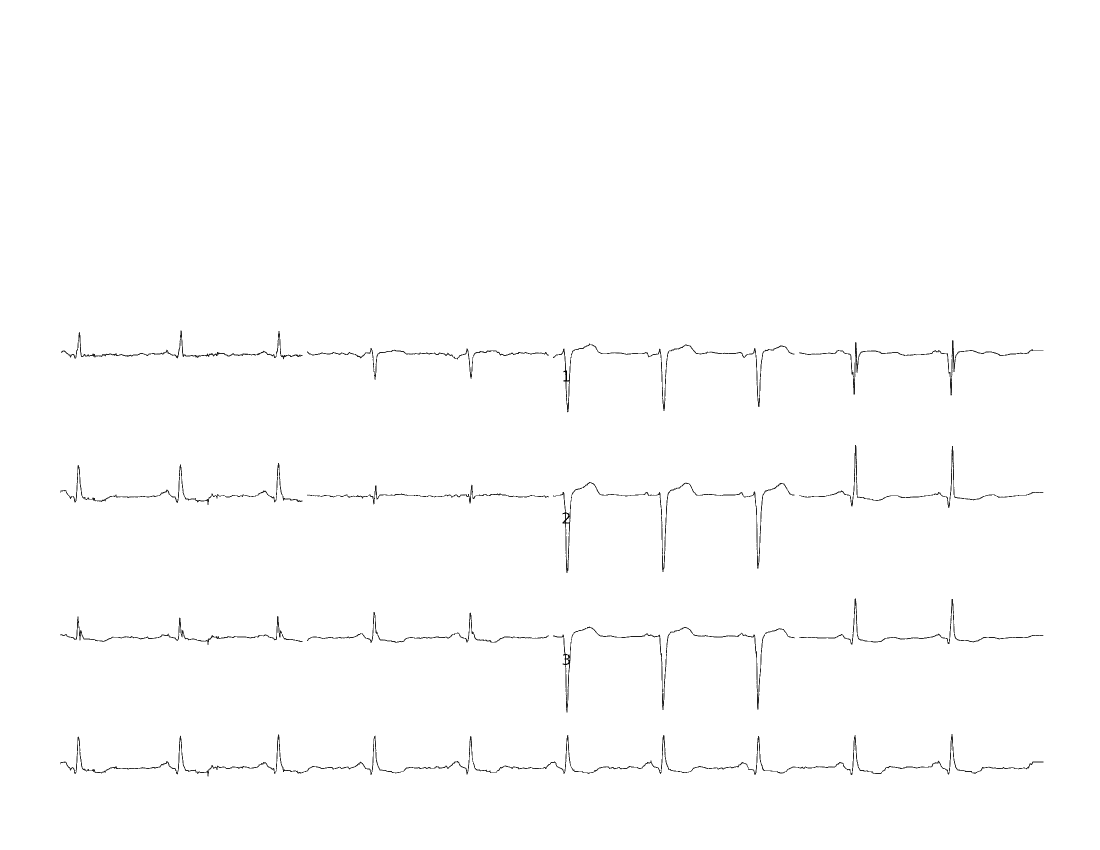
#> input picture outputs/clean.png, 2200 x 1700 px (shown at 1/2 size)
$ python trace.py
#> lines starting #> are read from the running program, lines starting #| are printed output that depends on the picture
import cv2, numpy as np, json, matplotlib.pyplot as plt

gray = cv2.imread("outputs/clean.png", cv2.IMREAD_GRAYSCALE)
#> gray is the input picture: shape (1700, 2200); min 0, max 255, mean 253.4
config = json.load(open("outputs/config.json"))
#> (reads outputs/config.json from the repository)

leads = config["leads"]
px_per_mm = config["px_per_mm"]

# from ECG standard: 25mm/s horizontal, 10mm/mV vertical
mv_per_px = 1.0 / (px_per_mm * 10)
sec_per_px = 1.0 / (px_per_mm * 25)


def trace_lead(lead_gray, baseline_local):
    """weighted center of mass — darker pixels count more"""
    weights = (255 - lead_gray).astype(float)
    weights[weights < 50] = 0  # ignore near-white
    rows = np.arange(lead_gray.shape[0])
    trace = np.zeros(lead_gray.shape[1])
    for col in range(lead_gray.shape[1]):
        wt = weights[:, col]
        s = wt.sum()
        trace[col] = np.dot(rows, wt) / s if s > 0 else baseline_local
    return trace


# trace all leads
all_signals = {}
for name, info in leads.items():
    lead_gray = gray[info["y1"]:info["y2"], info["x1"]:info["x2"]]
    bl = info["baseline"] - info["y1"]

    signal_y = trace_lead(lead_gray, bl)
    signal_mv = (bl - signal_y) * mv_per_px
    time_s = np.arange(len(signal_mv)) * sec_per_px

    all_signals[name] = {"mv": signal_mv, "time": time_s}
    print(f"  {name:>7}: {len(signal_mv)} samples, {time_s[-1]:.2f}s")
#> this loop made 13 passes
#|         I: 483 samples, 2.45s
#|       aVR: 483 samples, 2.45s
#|        V1: 483 samples, 2.45s
#|        V4: 489 samples, 2.48s
#|        II: 484 samples, 2.45s
#|       aVL: 483 samples, 2.45s
#|        V2: 483 samples, 2.45s
#|        V5: 489 samples, 2.48s
#> (further printed lines are left out)
#> pass 1, `lead_gray = gray[info["y1"]:info["y2"], info["x1"]:info["x2"]]`:
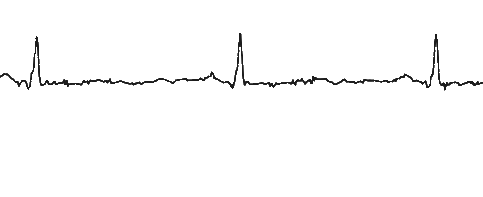
#> lead_gray: shape (197, 483); min 29, max 255, mean 251.1
#> pass 1, in trace_lead, `weights = (255 - lead_gray).astype(float)`:
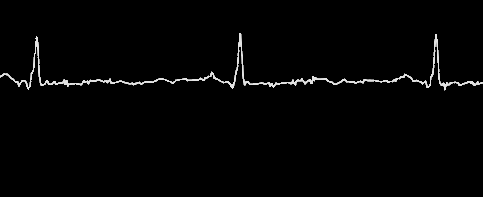
#> weights: shape (197, 483) float64; min 0, max 226, mean 3.9
#> after the loop:
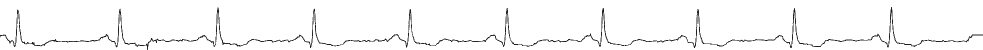
#> lead_gray: shape (99, 1966) (shown at 1/2 size); min 29, max 255, mean 247.8
#> after the loop, all_signals = 13 items

# save for step 9
np.savez("outputs/signals.npz",
         **{f"{n}_mv": s["mv"] for n, s in all_signals.items()},
         **{f"{n}_time": s["time"] for n, s in all_signals.items()})

# --- vis ---

display_order = ["I", "aVR", "II", "aVL", "III", "aVF",
                 "V1", "V4", "V2", "V5", "V3", "V6"]

# (a) trace overlay on cleaned leads
fig, axes = plt.subplots(6, 2, figsize=(18, 16))
for idx, name in enumerate(display_order):
    ax = axes[idx // 2, idx % 2]
    info = leads[name]
    lead_gray = gray[info["y1"]:info["y2"], info["x1"]:info["x2"]]
    bl = info["baseline"] - info["y1"]
    signal_y = trace_lead(lead_gray, bl)

    ax.imshow(lead_gray, cmap="gray")
    ax.plot(range(len(signal_y)), signal_y, color="green", lw=0.5)
    ax.set_title(name, fontweight="bold"); ax.axis("off")
#> this loop made 12 passes
#> pass 3, in trace_lead (call 16), `weights = (255 - lead_gray).astype(float)`:
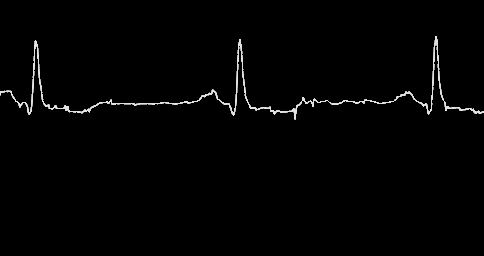
#> weights: shape (256, 484) float64; min 0, max 226, mean 3.1
#> after the loop:
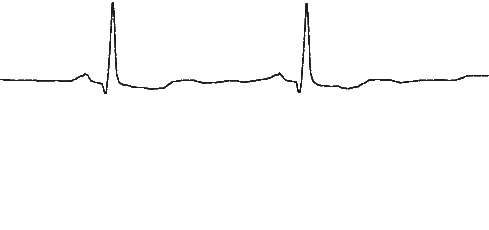
#> lead_gray: shape (230, 489); min 29, max 255, mean 252.2
fig.suptitle("Trace overlay (green)")
fig.savefig("outputs/step8a_trace_overlay.png", dpi=120); plt.close()
#> after `fig.savefig('outputs/step8a_trace_overlay.png', dpi=120)`:
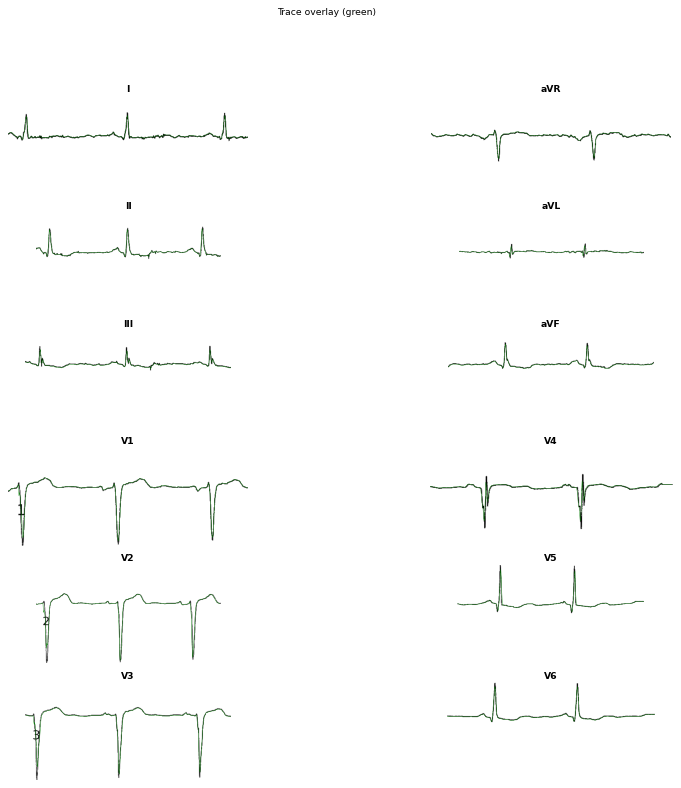
#> figure drawn by matplotlib, 12 panels

# (b) millivolt signals
fig, axes = plt.subplots(6, 2, figsize=(18, 16))
for idx, name in enumerate(display_order):
    ax = axes[idx // 2, idx % 2]
    sig = all_signals[name]
    ax.plot(sig["time"], sig["mv"], color="black", lw=0.5)
    ax.axhline(0, color="red", lw=0.5, ls="--")
    ax.set_title(name, fontweight="bold")
    ax.set_ylabel("mV"); ax.set_xlabel("s")
fig.suptitle("Extracted signals (mV)")
fig.savefig("outputs/step8b_signals_mv.png", dpi=120); plt.close()
#> after `fig.savefig('outputs/step8b_signals_mv.png', dpi=120)`:
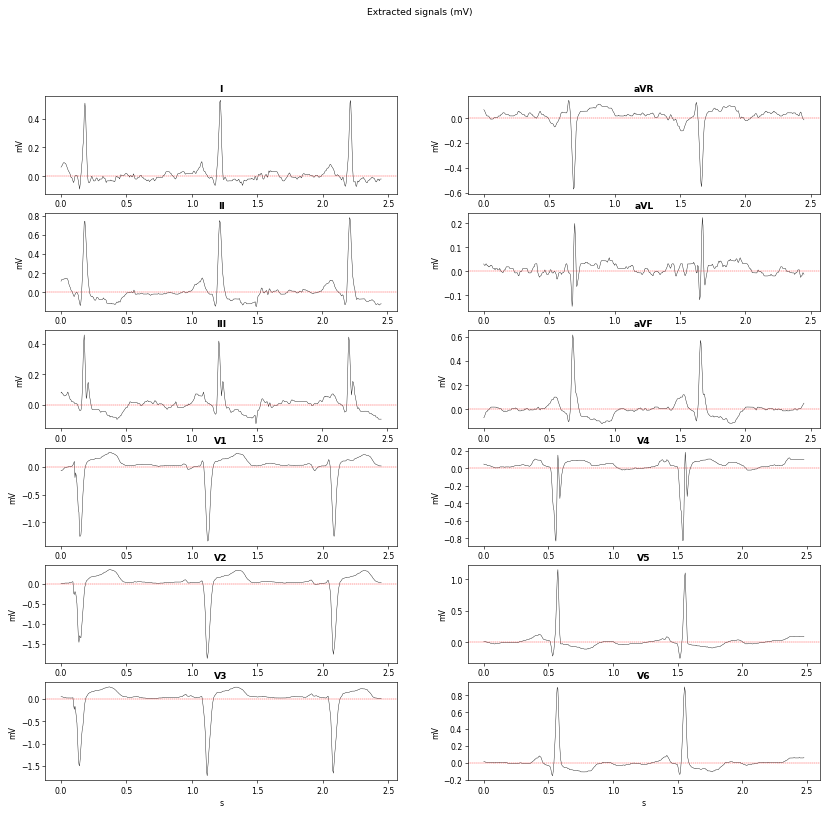
#> figure drawn by matplotlib, 12 panels; panel 1: curve peaks at x = 1.22, y = 0.528; panel 2: curve peaks at x = 0.65, y = 0.146; panel 3: curve peaks at x = 2.21, y = 0.782; panel 4: curve peaks at x = 1.67, y = 0.224
